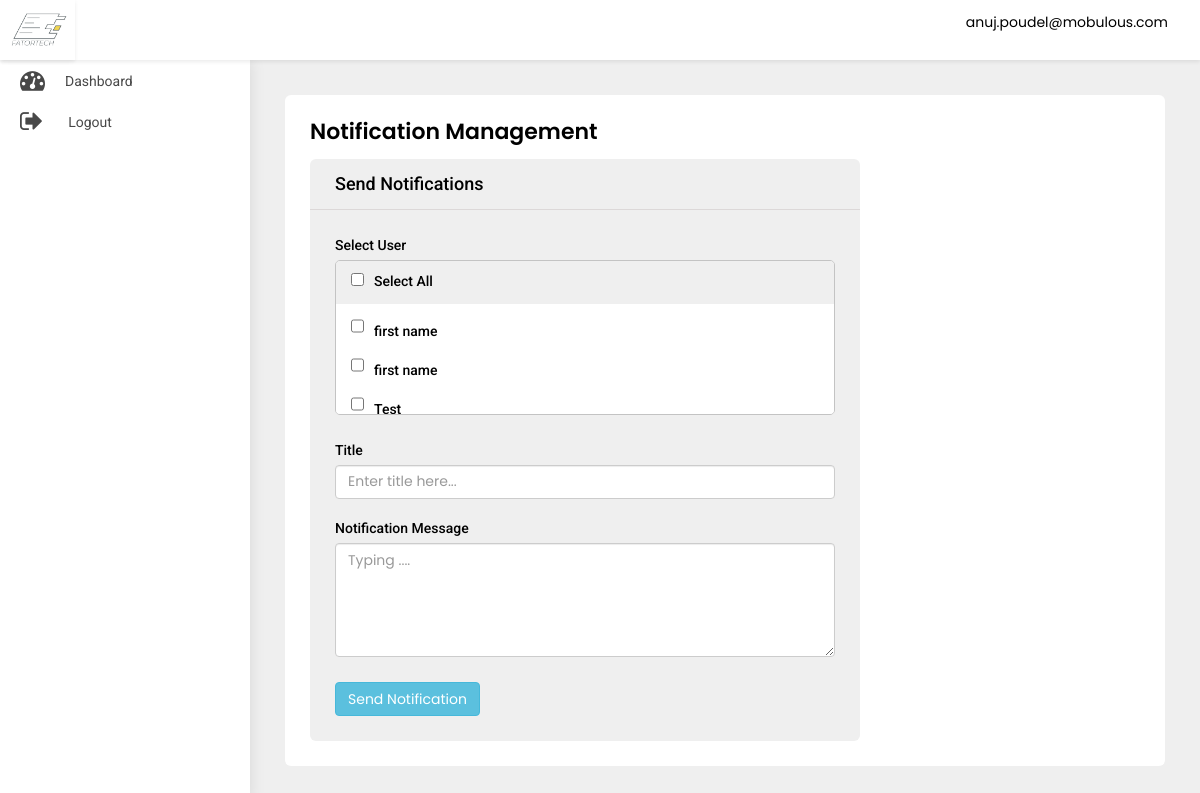
The page /adminpanel/send-notification/ (signed in) on the database its author committed.
### src/models.py (models this page shows)
class User(AbstractBaseUser, PermissionsMixin):
    first_name = models.CharField(default='first name', max_length=100)
    last_name = models.CharField(default='', max_length=100, null=True, blank=True)
    email = models.CharField(default='', max_length=255, unique=True)
    country_code = models.CharField(default='+91', max_length=10)
    phone_number = models.CharField(default='', max_length=18)
    profile_pic = models.ImageField(default='default_profile.png', null=True, blank=True)
    device_token = models.CharField(default='', max_length=500, null=True, blank=True)
    password = models.CharField(default='', max_length=100)
    confirm_password = models.CharField(default='', max_length=100)
    is_merchant = models.BooleanField(default=False)
    is_subadmin = models.BooleanField(default=False)
    created_at = models.DateTimeField(auto_now_add=True)
    is_active = models.BooleanField(default=True)
    is_staff = models.BooleanField(default=False)
    can_manage_merchant = models.BooleanField(default=False)
    can_manage_category = models.BooleanField(default=False)
    can_manage_branch = models.BooleanField(default=False)
    can_manage_receipts = models.BooleanField(default=False)
    can_manage_dashboard = models.BooleanField(default=False)
    objects = UserManager()
    USERNAME_FIELD = 'email'
    class Meta:
        ordering = ('-created_at',)

### adminpanel/views.py (the view, shortened to what this page needs)
# urls.py: path('send-notification/', SendNotification.as_view(),
class SendNotification(LoginRequiredMixin, View):
    model = UserNotification
    form_class = UserNotificationForm
    login_url = 'adminpanel:login'
    def get(self, request, *args, **kwargs):
        users = User.objects.all().exclude(is_superuser=True)
        context = {
            "users": users
        }
        return render(self.request, 'send-notification.html', context)

### adminpanel/templates/send-notification.html (shortened to what this page needs)
{% extends 'base-ereceipt.html' %}
{% block body %}
<div class="WrapperArea">
    <div class="WrapperBox">
        <div class="Small-Wrapper">
            <h4 class="Title">Notification Management</h4>
            <div class="NotificationArea">
                <div class="NotificationForm">
                    <h4>Send Notifications</h4>
                    <form method="post">
                        <div class="form-group">
                            <label>Select User</label>
                            <ul class="Multiple" id="table">
                                <li><label><input type="checkbox" id="selectAll" class="main">Select All</label></li>
                                {% for user in users %}
                                <li><label><input class="checkbox" type="checkbox" name="to" id="checkbox"
                                                  value="{{user.id}}">{{user.first_name}}</label>
                                </li>
                                {% endfor %}
                            </ul>
                        </div>
                        <div class="form-group">
                            <label>Title</label>
                            <input type="text" class="form-control desc" id="title" name="title" placeholder="Enter title here...">
                            <br>
                            <label>Notification Message</label>
                            <textarea rows="5" class="form-control desc" placeholder="Typing ...."
                                      id="message" name="body"></textarea>
                        </div>
                        <button id="send" class="btn btn-info" onclick="bulkNotification()"><span id="send_btn">Send Notification</span>
                        </button>
                    </form>
                </div>
            </div>
        </div>
    </div>
</div>
{% endblock body %}

### adminpanel/templates/base-ereceipt.html (shortened to what this page needs)
{% load static %}
<head>
    <link rel="stylesheet" type="text/css" href="{% static 'adminpanel/css/select2.min.min.css' %}">
    <link type="text/css" rel="stylesheet" href="{% static 'adminpanel/css/style.css' %}">
    <link rel="stylesheet" href="{% static 'adminpanel/css/media.css' %}">
</head>
<body>
<div class="Header">
    <div class="Logo">
        <img src="{% static 'adminpanel/images/logo.jpg' %}">
    </div>
    <div class="Navigation">
        {% if user.is_authenticated %}
        <div class="Avater">
            <a href="javascript:void(0);">
                {{user}} </a>
        </div>
        {% endif %}
    </div>
</div>
<div class="SidenavBar">
    <ul>
        {% if user.is_superuser %}
        <li class="nav-item nav-link {% if request.resolver_match.view_name  == 'adminpanel:dashboard' %}active{% endif %}">
            <a href="{% url 'adminpanel:dashboard'  %}">
                <span><i class="fa fa-tachometer"></i></span> Dashboard
            </a>
        </li>
        <li class="nav-item nav-link {% if request.resolver_match.view_name  == 'adminpanel:users-list' %}active{% endif %}">
            <a href="{% url 'adminpanel:users-list' %}">
                <span><i class="fa fa-user"></i></span> User Management
            </a>
        </li>
        <li class="nav-item nav-link {% if request.resolver_match.view_name  == 'adminpanel:category' %}active{% endif %}">
            <a href="{% url 'adminpanel:category' %}">
                <span><i class="fa fa-list"></i></span> Add Category
            </a>
        </li>
        <li class="nav-item nav-link {% if request.resolver_match.view_name  == 'adminpanel:category-list' %}active{% endif %}">
            <a href="{% url 'adminpanel:category-list' %}">
                <span><i class="fa fa-list-alt"></i></span>Category List
            </a>
        </li>
        <li class="nav-item nav-link {% if request.resolver_match.view_name  == 'adminpanel:add-merchant' %}active{% endif %}">
            <a href="{% url 'adminpanel:add-merchant' %}">
                <span><i class="fa fa-user-plus"></i></span> Add Merchant
            </a>
        </li>
        <li class="nav-item nav-link {% if request.resolver_match.view_name  == 'adminpanel:add-sub-admin' %}active{% endif %}">
            <a href="{% url 'adminpanel:add-sub-admin' %}">
                <span><i class="fa fa-user-plus"></i></span> Add Sub Admin
            </a>
        </li>
        <li class="nav-item nav-link {% if request.resolver_match.view_name  == 'adminpanel:add-branch' %}active{% endif %}">
            <a href="{% url 'adminpanel:add-branch' %}">
                <span><i class="fa fa-building-o"></i></span> Add Branch
            </a>
        </li>
        <li class="nav-item nav-link {% if request.resolver_match.view_name  == 'adminpanel:branch-list' %}active{% endif %}">
            <a href="{% url 'adminpanel:branch-list' %}">
                <span><i class="fa fa-building"></i></span>Branch List
            </a>
        </li>
        <li class="nav-item nav-link {% if request.resolver_match.view_name  == 'adminpanel:banner-list' %}active{% endif %}">
            <a href="{% url 'adminpanel:banner-list' %}">
                <span><i class="fa fa-image"></i></span>Banner List
            </a>
        </li>
        <li class="nav-item nav-link {% if request.resolver_match.view_name  == 'adminpanel:sub-admin-list' %}active{% endif %}">
            <a href="{% url 'adminpanel:sub-admin-list' %}">
                <span><i class="fa fa-users"></i></span>Sub Admin Management
            </a>
        </li>
        <li class="nav-item nav-link {% if request.resolver_match.view_name  == 'adminpanel:merchant-list' %}active{% endif %}">
            <a href="{% url 'adminpanel:merchant-list' %}">
                <span><i class="faImg"><img src="{% static 'adminpanel/images/profession.svg' %}" alt="paid"
                                            class="img-fluid"></i></span>
                <p>Merchant Management</p>
            </a>
        </li>
        <li class="nav-item nav-link {% if request.resolver_match.view_name  == 'adminpanel:receipt-list' %}active{% endif %}">
            <a href="{% url 'adminpanel:receipt-list' %}">
                <span><i class="faImg"><img src="{% static 'adminpanel/images/transaction.svg' %}" alt="paid"
                                            class="img-fluid"></i></span>
                <p>Receipts Management</p>
            </a>
        </li>
        <li class="nav-item nav-link {% if request.resolver_match.view_name  == 'adminpanel:send-notification' %}active{% endif %}">
            <a href="{% url 'adminpanel:send-notification' %}">
                <span><i class="fa fa-bell"></i></span>
                <p>Push Notification</p>
            </a>
        </li>
        <li class="nav-item nav-link {% if request.resolver_match.view_name  == 'adminpanel:static-content' %}active{% endif %}">
            <a href="{% url 'adminpanel:static-content' %}">
                <span><i class="fa fa-font"></i></span>
                <p>Static content Management</p>
            </a>
        </li>
        <li class="nav-item nav-link {% if request.resolver_match.view_name  == 'logout' %}active{% endif %}">
            <a href="{% url 'logout' %}">
                <span><i class="fa fa-sign-out"></i></span>
                <p>Logout</p>
            </a>
        </li>
        {% else %}
        <li class="nav-item nav-link {% if request.resolver_match.view_name  == 'adminpanel:dashboard' %}active{% endif %}">
            <a href="{% url 'adminpanel:dashboard'  %}">
                <span><i class="fa fa-tachometer"></i></span> Dashboard
            </a>
        </li>
        <li class="nav-item nav-link {% if request.resolver_match.view_name  == 'logout' %}active{% endif %}">
            <a href="{% url 'logout' %}">
                <span><i class="fa fa-sign-out"></i></span>
                <p>Logout</p>
            </a>
        </li>
        {% endif %}
    </ul>
</div>
{% block body %}
{% endblock body %}
</body>
</html>

### static/adminpanel/css/style.css (style rules this page uses)
body { margin: 0; padding: 0; font-family: 'Poppins', sans-serif !important; font-size: 13px; color: #3a3a3a; font-weight: 400; }
* { margin: 0px; padding: 0px; }
h1, h2, h3, h4, h5, h6, p { margin: 0; padding: 0; }
ul, li, ol { list-style-type: none; margin: 0; padding: 0; }
a { text-decoration: none; outline: none; }
img { border: 0; outline: none; max-width: 100%; }
input[type="text"], input[type="password"], select, textarea, input[type="button"] { max-width: 100%; }
p { margin: 0; padding: 0; }
.CheckBox { display: inline-block; position: relative; padding-left: 33px; cursor: pointer; font-size: 14px; -webkit-user-select: none; -moz-user-select: none; -ms-user-select: none; user-select: none; font-weight: 500; color: #2d2d2d; margin: 0; min-height: 20px; }
.Header { box-shadow: 0 2px 4px rgba(0, 0, 0, .08); -webkit-box-shadow: 0 2px 4px rgba(0, 0, 0, .08); position: fixed; width: 100%; left: 0; top: 0; background-color: #fff; z-index: 99 }
.Header .Logo { width: 75px; text-align: center; padding: 5px 0; float: left; height: 60px; box-shadow: 0 2px 4px rgba(0, 0, 0, .08); }
.Header .Logo img { height: 100%; width: 100%; object-fit: cover; }
.Header .Navigation { transition: all 0.2s ease; margin-left: 235px; padding: 7px 3.2rem; width: calc(100% - 235px); text-align: right; height: 60px }
.Header .Navigation .Avater { margin: 5px 0 5px 30px; position: relative; display: inline-block }
.Header .Navigation .Avater a { display: flex; align-items: center; font-size: 14px; color: #000 }
.SidenavBar { height: calc(100% - 60px); position: fixed; width: 250px; top: 60px; padding: 0; overflow: auto; box-shadow: 0 0 15px rgba(0, 0, 0, .1); background-color: #fff; z-index: 2; transition: 0.2s all ease-in-out; }
.SidenavBar ul { margin: 0 }
.SidenavBar ul li { margin: 0 }
.SidenavBar ul li a { display: flex; cursor: pointer; padding: 8px 20px 8px 20px; transition: 0.2s all ease-in-out; color: #484848; font-family: "Roboto"; font-size: 14px; text-transform: capitalize; position: relative; align-items: center; overflow: hidden; white-space: nowrap; }
.SidenavBar ul li a span { font-size: 25px; margin-right: 20px; }
.SidenavBar ul li:nth-child(2) a span { margin-right: 25px; }
.WrapperArea { margin-left: 250px; flex: 1 1 auto; display: flex; flex-direction: column; margin-top: 60px; transition: 0.2s all ease-in-out; background-color: #efefef; }
.WrapperArea .WrapperBox { padding: 35px; background-color: #efefef; min-height: calc(100vh - 60px) }
.Small-Wrapper { background-color: #fff; padding: 25px; border-radius: 6px; height: 100%; min-height: calc(100vh - 130px); }
h4.Title { margin: 0 0 15px; font-weight: 600; color: #000; text-transform: capitalize; font-size: 22px; display:inline-block; }
.NotificationArea .NotificationForm { background-color: #efefef; max-width: 550px; border-radius: 6px; }
.NotificationArea .NotificationForm h4 { margin: 0 0 0 0; font-weight: 500; color: #000; text-transform: capitalize; font-size: 18px; border-bottom: 1px solid #dcd8d8; padding: 15px 25px; font-family: "Roboto"; }
.NotificationArea .NotificationForm form { padding: 25px; }
.NotificationArea .NotificationForm form .form-group label { display: block; font-weight: 500; color: #000; font-size: 15px; font-family: "Roboto"; }
.NotificationArea .NotificationForm form .form-group { margin: 0 0 25px 0; }
.NotificationArea .NotificationForm form .form-group label { display: block; font-weight: 500; color: #000; font-size: 14px; font-family: "Roboto"; }
.NotificationArea .NotificationForm form .form-group ul.Multiple { margin: 0; box-shadow: none; border: 1px solid #c3c3c3; height: 155px; font-size: 14px; color: #000; padding: 8px 15px; border-radius: 5px; overflow: auto; background-color: #fff; }
.NotificationArea .NotificationForm form .form-group ul.Multiple li:first-child { margin: -8px -15px 8px; background-color: #efefef; padding: 8px 15px; }
.NotificationArea .NotificationForm form .form-group ul.Multiple li { margin: 0 0 10px 0; }
.NotificationArea .NotificationForm form .form-group label input { margin-right: 10px; }

### rows shown on the page
User: email "anuj.poudel@mobulous.com"
User: first_name "first name"
User: first_name "first name"
User: first_name "Test"
